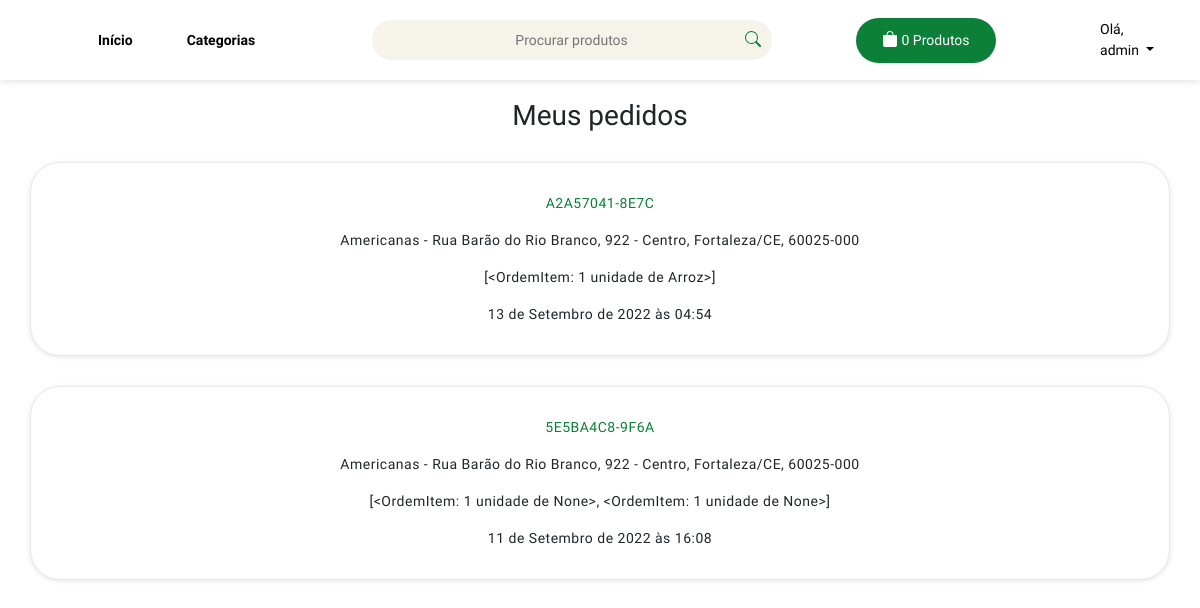
Page /perfil/minhas-compras/ (signed in) on the earlier database version.
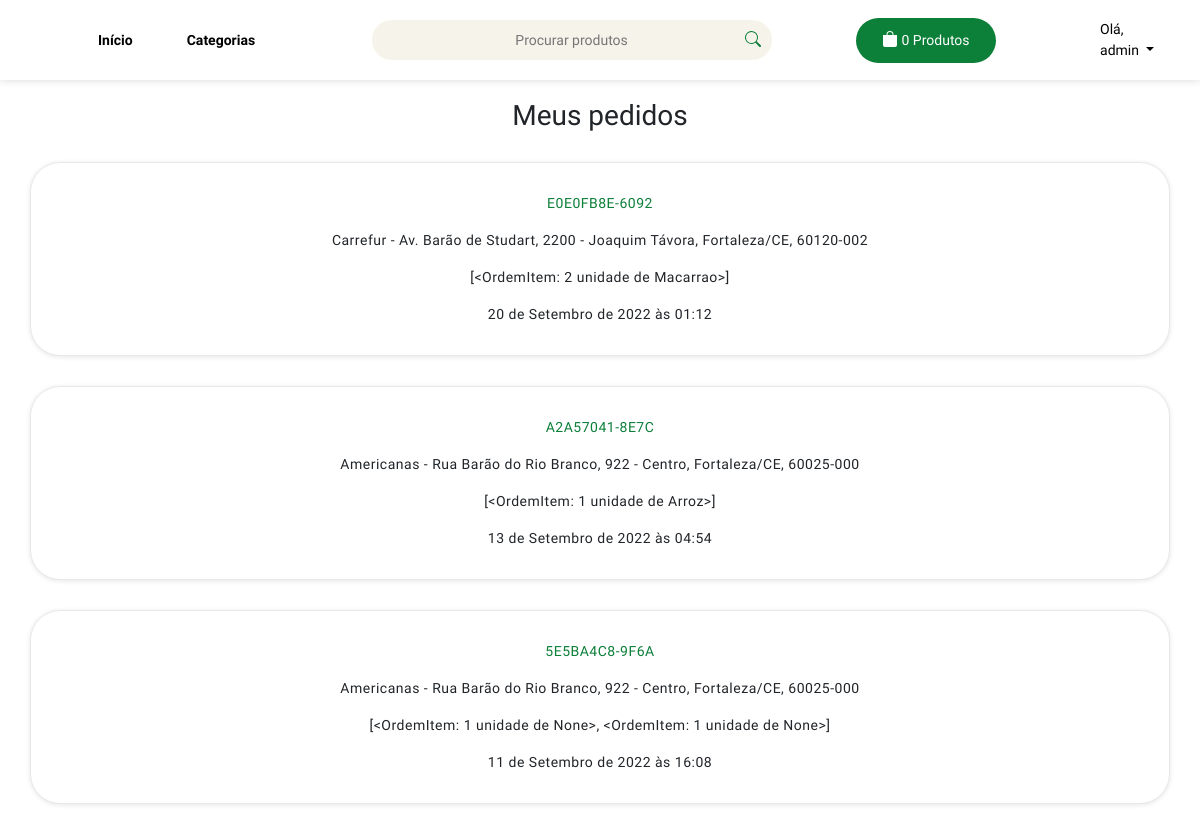
Same page on the later database version.
### users/models.py (models this page shows, shortened)
class CustomUser(AbstractUser):
    class Role(models.TextChoices):
        SUPERMARKET = "SUPERMARKET", _("Supermarket")
        CLIENT = "CLIENT", _("Client")
    role = models.CharField(max_length=50, choices=Role.choices)

class Lojista(models.Model):
    def upload_photo_to(instance, filename):
        return f"brand/{instance.name}/{filename}"
    supermarket = models.OneToOneField(
        CustomUser, on_delete=models.CASCADE, primary_key=True
    )
    brand = models.ImageField(upload_to=upload_photo_to, blank=True, null=True)
    cep = BRPostalCodeField()
    state = models.CharField(choices=br_states.STATE_CHOICES, max_length=2, null=False)
    city = models.CharField(max_length=128, null=False)
    district = models.CharField(max_length=128, null=True)
    street = models.CharField(max_length=128, null=True)
    def __str__(self):
        return f"{self.supermarket.username} - {self.street} - {self.district}, {self.city}/{self.state}, {self.cep}"

### produtos/models.py (models this page shows, shortened)
class Ordem(models.Model):
    user = models.ForeignKey(
        CustomUser, on_delete=models.SET_NULL, blank=True, null=True
    )
    order_date = models.DateTimeField(auto_now_add=True, null=True, blank=True)
    ordered = models.BooleanField(default=False, null=True, blank=True)
    number_order = models.CharField(max_length=14, default=random_number, unique=True)
    supermarket = models.ForeignKey(
        Lojista, on_delete=models.SET_NULL, blank=True, null=True
    )
    def produtos(self):
        return list(OrdemItem.objects.filter(order__id=self.id))

class OrdemItem(models.Model):
    product = models.ForeignKey(
        Produto, on_delete=models.SET_NULL, blank=True, null=True
    )
    order = models.ForeignKey(Ordem, on_delete=models.SET_NULL, blank=True, null=True)
    quantity = models.IntegerField(default=0, null=True, blank=True)
    data_add = models.DateTimeField(auto_now_add=True, null=True, blank=True)
    def __str__(self):
        return f"{self.quantity} unidade de {self.product}"

class Produto(models.Model):
    name = models.CharField(max_length=70)
    price = models.FloatField()
    qnt_stock = models.IntegerField()
    sold = models.IntegerField()
    category = models.ForeignKey(Categoria, on_delete=models.CASCADE)
    description = models.TextField(default="", blank=True, null=True)
    slug = models.SlugField(max_length=250, null=True, blank=True)
    image = models.ImageField(upload_to="products/%Y/%m/%d", blank=True, null=True)
    expiration_date = models.DateField(null=True, blank=True)
    supermarket = models.ForeignKey(
        Lojista,
        on_delete=models.SET_NULL,
        blank=True,
        null=True,
    )
    class Meta:
        ordering = ["expiration_date"]
    def __str__(self):
        return self.name

### users/views.py (the view)
# urls.py: path("minhas-compras/", MinhasCompras.as_view(), name="minhas_compras"),
class MinhasCompras(LoginRequiredMixin, ListView):
    model = Ordem
    context_object_name = "ordens"
    template_name = "users/minhas_compras.html"
    def get_queryset(self):
        qs = super().get_queryset()
        return qs.filter(user=self.request.user).order_by("-order_date")

### produtos/templatetags/carrinho.py (called while the page is built)
@register.filter(name="qnt_total_carrinho")
def qnt_total_carrinho(cart):
    return len(cart)

### templates/users/minhas_compras.html (shortened to what this page needs)
{% extends 'base.html' %}
{% load static %}
{% block content %}
<link rel="stylesheet" href="{% static 'css/carrinho_vazio.css'%}">
<h1>Meus pedidos</h1>
{% for ordem in ordens %}
<div class="container-fluid">
    <div class="row">
      <div class="col-md-12">
        <div class="card">
             <div class="card-body cart">
                  <div class="col-sm-12 empty-cart-cls text-center">
                    <p class="num-pedido">{{ordem.number_order}}</p>
                    <p>{{ordem.supermarket}}</p>
                    <p>{{ordem.produtos}}</p>
                    {{ordem.order_date}}
                  </div>
             </div>
        </div>
      </div>
    </div>
  </div>
  {% endfor %}
{% endblock %}

### templates/base.html (shortened to what this page needs)
{% load static %}
<!DOCTYPE html>
<html lang="en">
<head>
        <link rel="stylesheet" href="https://stackpath.bootstrapcdn.com/bootstrap/4.5.0/css/bootstrap.min.css">
        <link rel="stylesheet" href="https://cdnjs.cloudflare.com/ajax/libs/font-awesome/4.7.0/css/font-awesome.min.css">
    <link rel="stylesheet" href="{% static 'css/normalize.css' %}">
    <link rel="stylesheet" href="{% static 'css/base.css' %}">
</head>
<body>
    <main>
        <header style="box-shadow: rgb(236 236 236) 0px -1px 0px inset;">
            {% include 'navbar.html' %}
        </header>
        <div class="container">
            {% block content %}
            {% endblock %}
        </div>
    </main>
</body>
</html>

### templates/navbar.html (shortened to what this page needs)
{% load carrinho %}
{% load static %}
<link rel="stylesheet" href="{% static 'css/navbar.css' %}">
<link rel="stylesheet" href="https://cdnjs.cloudflare.com/ajax/libs/font-awesome/5.15.3/css/all.min.css"/>
<nav class="navbar">
    <div class="container">
        <ul class="menu">
            <li class="menuItem"><a  href="{% url 'produtos:home' %}">Início</a></li>
            <li class="menuItem"><a  href="#">Categorias</a></li>
        </ul>
        <form class="form-search" action="{% url 'produtos:procurar_produto' %}" method="GET">
            <input class='input-search' name='search' class="" type="text" placeholder="Procurar produtos"></input>
            <button type="submit" class="search-button">
            </button>
        </form>
        <a class="carrinho" href="{% url 'produtos:ordemview' %}">
            <svg xmlns="http://www.w3.org/2000/svg" width="16" height="16"  fill="currentColor" class="bi bi-bag-fill" viewBox="0 0 16 16">
                <path d="M8 1a2.5 2.5 0 0 1 2.5 2.5V4h-5v-.5A2.5 2.5 0 0 1 8 1zm3.5 3v-.5a3.5 3.5 0 1 0-7 0V4H1v10a2 2 0 0 0 2 2h10a2 2 0 0 0 2-2V4h-3.5z"/>
            </svg>
            <span class="text-carrinho">{{request.session.cart|qnt_total_carrinho}} Produtos</span>
        </a>
        {% if user.is_authenticated %}
        <div class="dropdown show">
            <a class="dropdown-toggle"href="#" id="dropdownMenuLink" data-toggle="dropdown" aria-haspopup="true" aria-expanded="false">
                <p style="margin: 0;">Olá,</p> {{user.username}}
            </a>
          </div>
        {% endif %}
    </div>
</nav>

### static/css/base.css (style rules this page uses)
body { font-family: 'Hind Madurai', sans-serif; font-size: 14px; background: white; overflow-x: hidden; }
@media (min-width: 900px) { .container { max-width: 1200px; } }

### static/css/navbar.css (style rules this page uses)
.navbar { background-color: white; display: flex; width: 100%; height: 80px; box-shadow: rgb(0 0 0 / 16%) 0px 0px 8px 0px; }
.menuItem a:hover, .menuItem a { color: black }
.menuItem a:link { text-decoration: none; }
.menu { margin: 0; display: flex; list-style: none; align-items: center; }
.menuItem { font-weight: bold; padding: 11px 1px; }
.menuItem a { -webkit-border-radius: 30px; -moz-border-radius: 30px; border-radius: 30px; padding: 12px 26px; }
.input-search { width: 400px; height: 24px; border-radius: 30px; padding: 20px; border: none; outline: none; background-color: rgb(246, 243, 234); }
.input-search::placeholder { text-align: center; }
.form-search { display:flex; flex-direction: row; min-width: 18% !important; }
.search-button { background: transparent; border: none; outline: none; margin-left: -33px; margin-bottom: 3px; color: rgb(12, 127, 57); }
.search-button svg { object-fit: cover; }
.carrinho { background-color: rgb(12, 127, 57); padding: 12px 26px; -webkit-border-radius: 30px; -moz-border-radius: 30px; border-radius: 30px; color: white; }
.carrinho svg { color: white; margin-bottom: 3px; }
.show { padding: 7px 15px; border-radius: 10px; }
.dropdown-toggle { color: black; }

### static/css/carrinho_vazio.css (style rules this page uses)
.card { margin-bottom: 30px; border: solid 1px #e8e8e8; -webkit-transition: all .3s ease; transition: all .3s ease; letter-spacing: .5px; border-radius: 30px; -webkit-box-shadow: 0px 1px 5px rgba(0,0,0,0.1); box-shadow: 0px 1px 5px rgba(0,0,0,0.1); }
.card .card-body { padding: 30px; background-color: transparent; }

### templates/users/minhas_compras.html (style rules this page uses)
.num-pedido { text-transform: uppercase; color: rgb(12, 127, 57); }
h1 { text-align: center; margin-bottom: 30px; }

Differences in the rows shown:
added Ordem: number_order "E0E0FB8E-6092", supermarket "Carrefur - Av. Barão de Studart, 2200 - Joaquim Távora, Fortaleza/CE, 60120-002", produtos "[<OrdemItem: 2 unidade de Macarrao>]", order_date "20 de Setembro de 2022 às 01:12"
